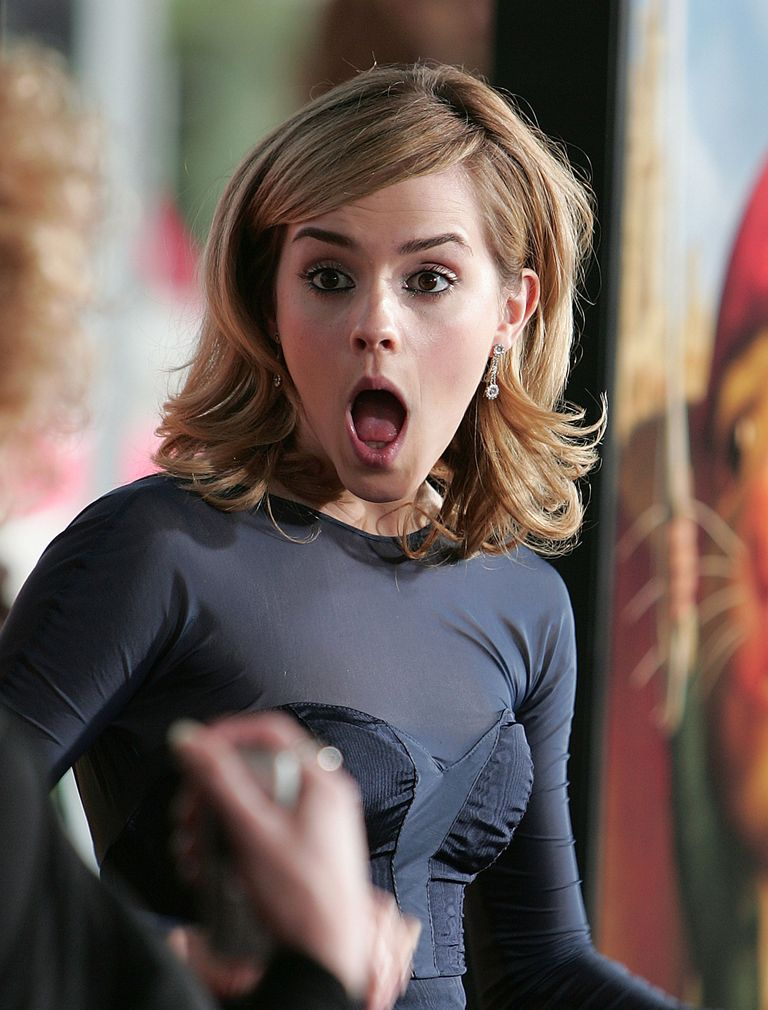
#> input picture assets/tests_medias/test1.jpg, 768 x 1010 px
$ python color_constancy.py ../../assets/tests_medias/test1.jpg
#> lines starting #> are read from the running program, lines starting #| are printed output that depends on the picture
#> further down, im is the input picture: shape (1010, 768, 3); mean B, G, R 90.1, 95.3, 109
import sys

import cv2
import numpy as np
from scipy.ndimage import gaussian_filter


class ColorConstancy:
    @classmethod
    def find_color(cls, image: np.array):
        """Compute lightning color using 2nd order grey-edge algorithm."""
        output = image.copy().astype(int)

        # mask = cls.desaturize(output)

        cls.compute_norm_derivative(output, 2)

        white_light = cls.compute_minkowski_norm(output, 7)

        return (white_light * 255).astype(np.int8)

    @classmethod
    def desaturize(cls, image: np.array):
        """Remove saturated points from the image."""
        mask = np.max(image, axis=2) >= 255
        image[mask] = 0
        return mask is False

    @classmethod
    def compute_norm_derivative(cls, image: np.array, sigma: float):
        """Compute the first order gaussian derivative."""
#> called with sigma = 2
        for i in range(image.shape[2]):
            image[:, :, i] = np.abs(
                gaussian_filter(image[:, :, i], sigma=sigma, order=1)
            )
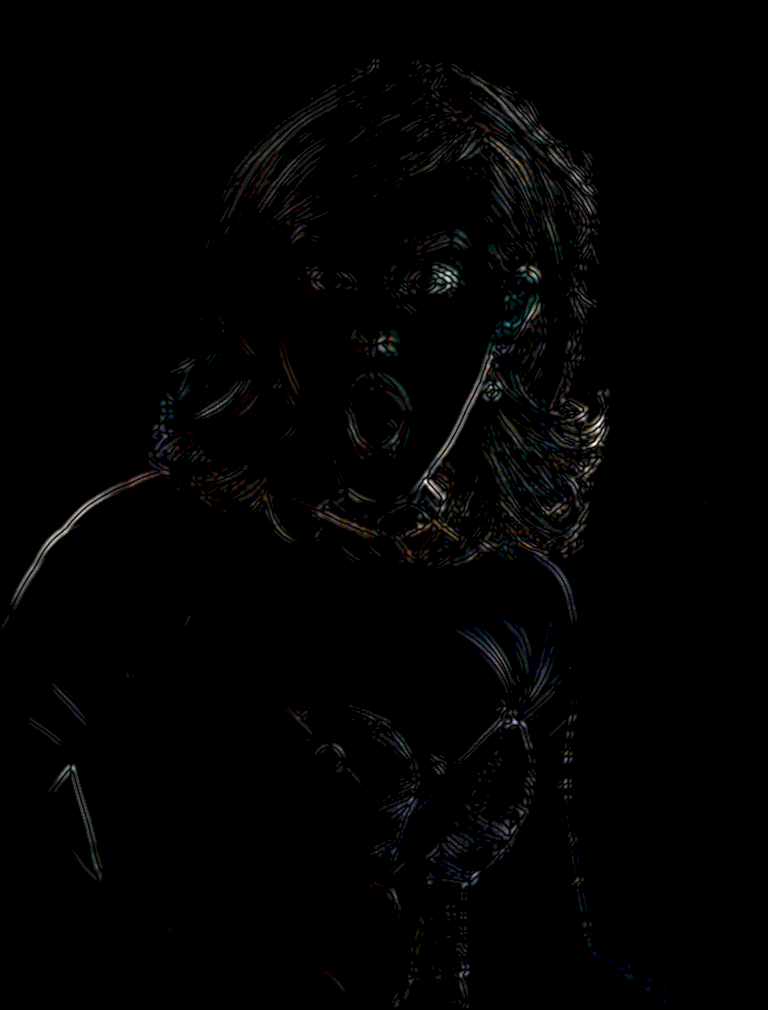
#> image: shape (1010, 768, 3) int64; mean B, G, R 0.0856, 0.0847, 0.085; drawn with min black and max white

    @classmethod
    def compute_minkowski_norm(cls, image: np.array, order):
#> called with order = 7
        power = image**order
        white = np.zeros((image.shape[2]), dtype=float)
#> white = [0, 0, 0]
        for i in range(image.shape[2]):
            white[i] = np.power(np.sum(power[:, :, i]), 1 / order)
#> after the loop, white = [15.18, 15.61, 15.74]
        norm = np.linalg.norm(white)
#> norm = 26.87
        if norm > 0:
            white /= norm
#> white = [0.565, 0.581, 0.586]
        return white


if __name__ == "__main__":
    im = cv2.imread(sys.argv[1])
    print(ColorConstancy.find_color(im))
#| [-112 -108 -107]

$ run again, on assets/tests_medias/test3.jpg
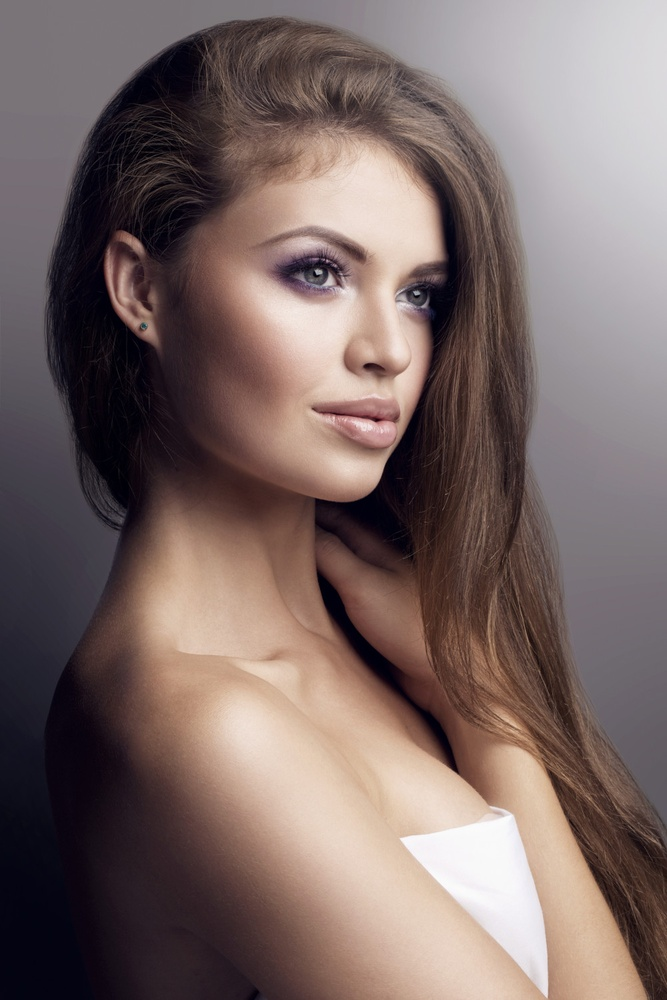
#> input picture assets/tests_medias/test3.jpg, 667 x 1000 px, shrunk from 1000 x 1500 before the run
#> im is the input picture: shape (1000, 667, 3); mean B, G, R 101.6, 104.4, 121.6
#> after the loop in compute_norm_derivative, `for i in range(image.shape[2]):`:
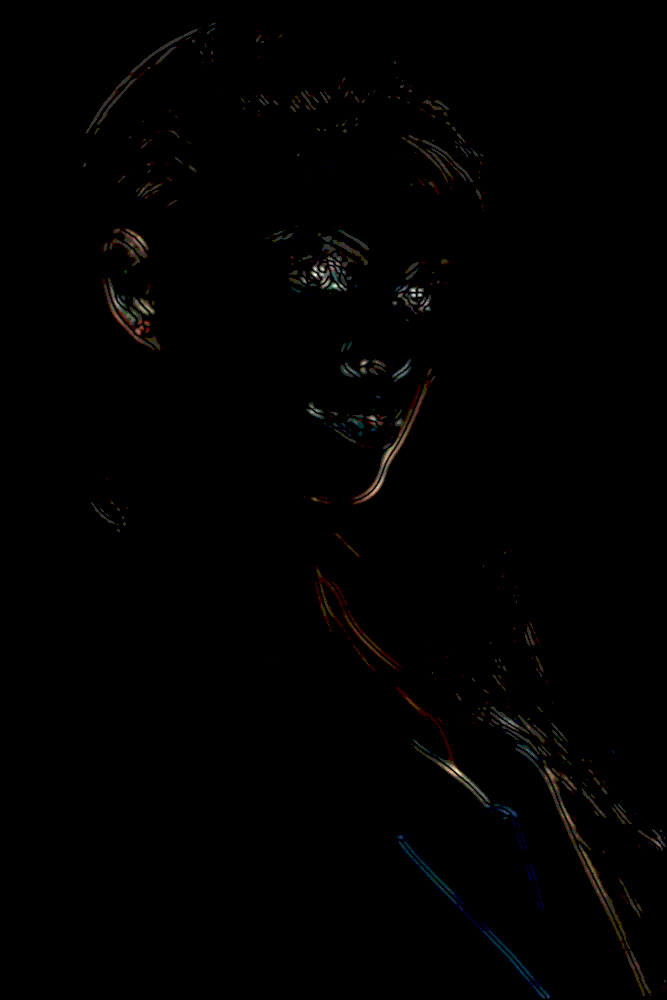
#> image: shape (1000, 667, 3) int64; mean B, G, R 0.0195, 0.0238, 0.0287; drawn with min black and max white
#> after the loop in compute_minkowski_norm, `for i in range(image.shape[2]):`: white = [7.45, 8.17, 8.73]
#> norm = 14.09
#> in compute_minkowski_norm, `white /= norm`: white = [0.529, 0.58, 0.62]
#| [-122 -109  -98]

$ run again, on assets/tests_medias/test_no_face.jpg
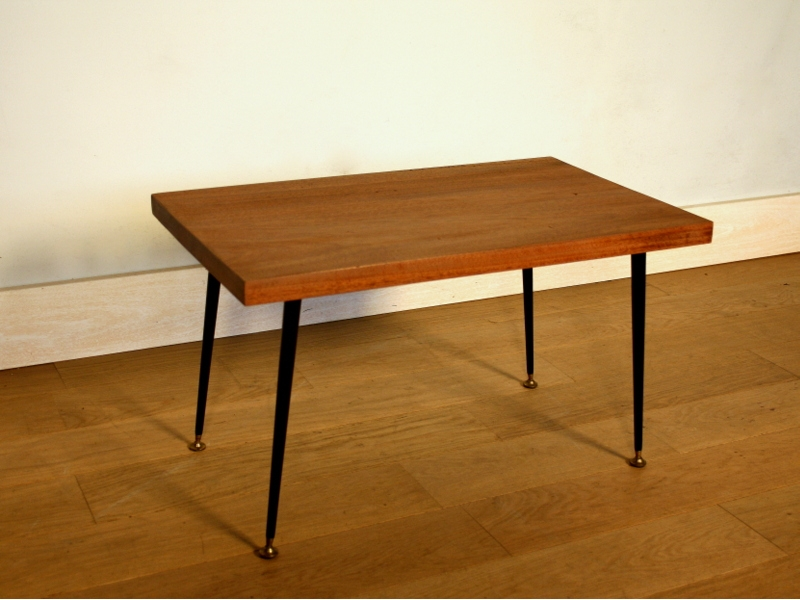
#> input picture assets/tests_medias/test_no_face.jpg, 800 x 600 px
#> im is the input picture: shape (600, 800, 3); mean B, G, R 97.5, 142.2, 176.7
#> after the loop in compute_norm_derivative, `for i in range(image.shape[2]):`:
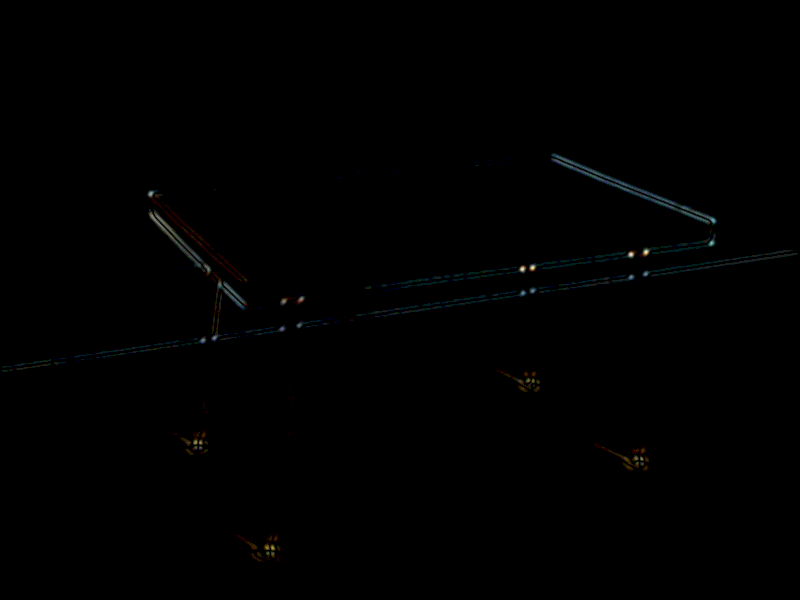
#> image: shape (600, 800, 3) int64; mean B, G, R 0.022, 0.0221, 0.0177; drawn with min black and max white
#> after the loop in compute_minkowski_norm, `for i in range(image.shape[2]):`: white = [9.82, 11.22, 11.9]
#> norm = 19.08
#> in compute_minkowski_norm, `white /= norm`: white = [0.515, 0.588, 0.624]
#| [-125 -107  -97]

$ run again, on assets/tests_medias/group1.png
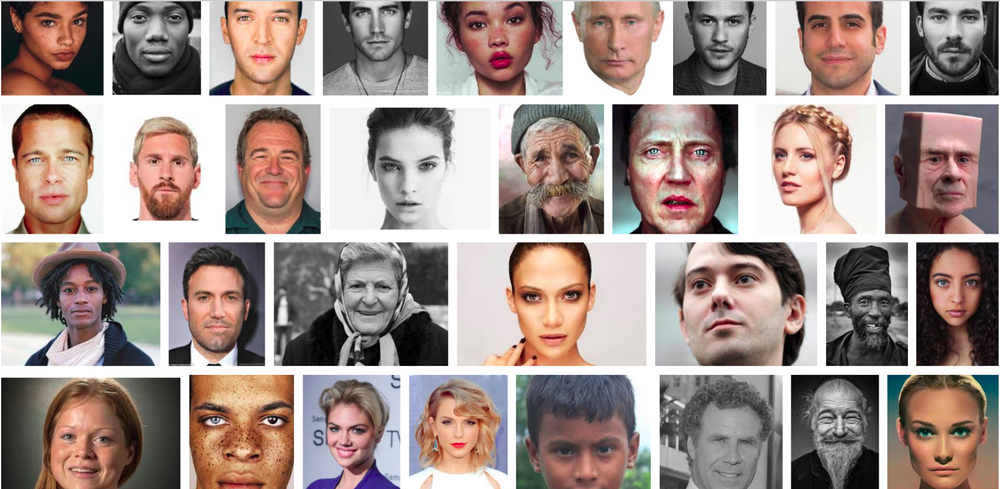
#> input picture assets/tests_medias/group1.png, 1000 x 489 px, shrunk from 1673 x 818 before the run
#> im is the input picture: shape (489, 1000, 3); mean B, G, R 138.3, 143.9, 160.3
#> after the loop in compute_norm_derivative, `for i in range(image.shape[2]):`:
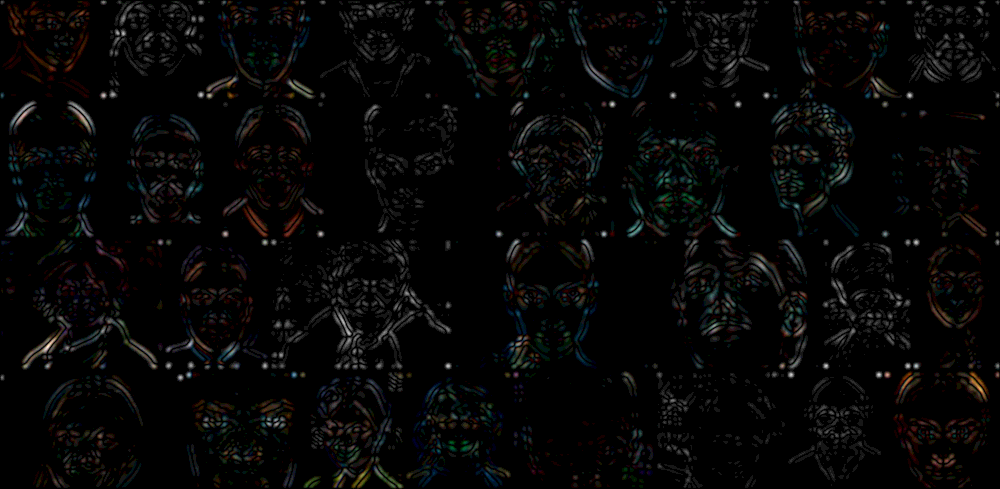
#> image: shape (489, 1000, 3) int64; mean B, G, R 0.269, 0.285, 0.292; drawn with min black and max white
#> after the loop in compute_minkowski_norm, `for i in range(image.shape[2]):`: white = [17.73, 18.16, 19.21]
#> norm = 31.83
#> in compute_minkowski_norm, `white /= norm`: white = [0.557, 0.571, 0.604]
#| [-114 -111 -103]
